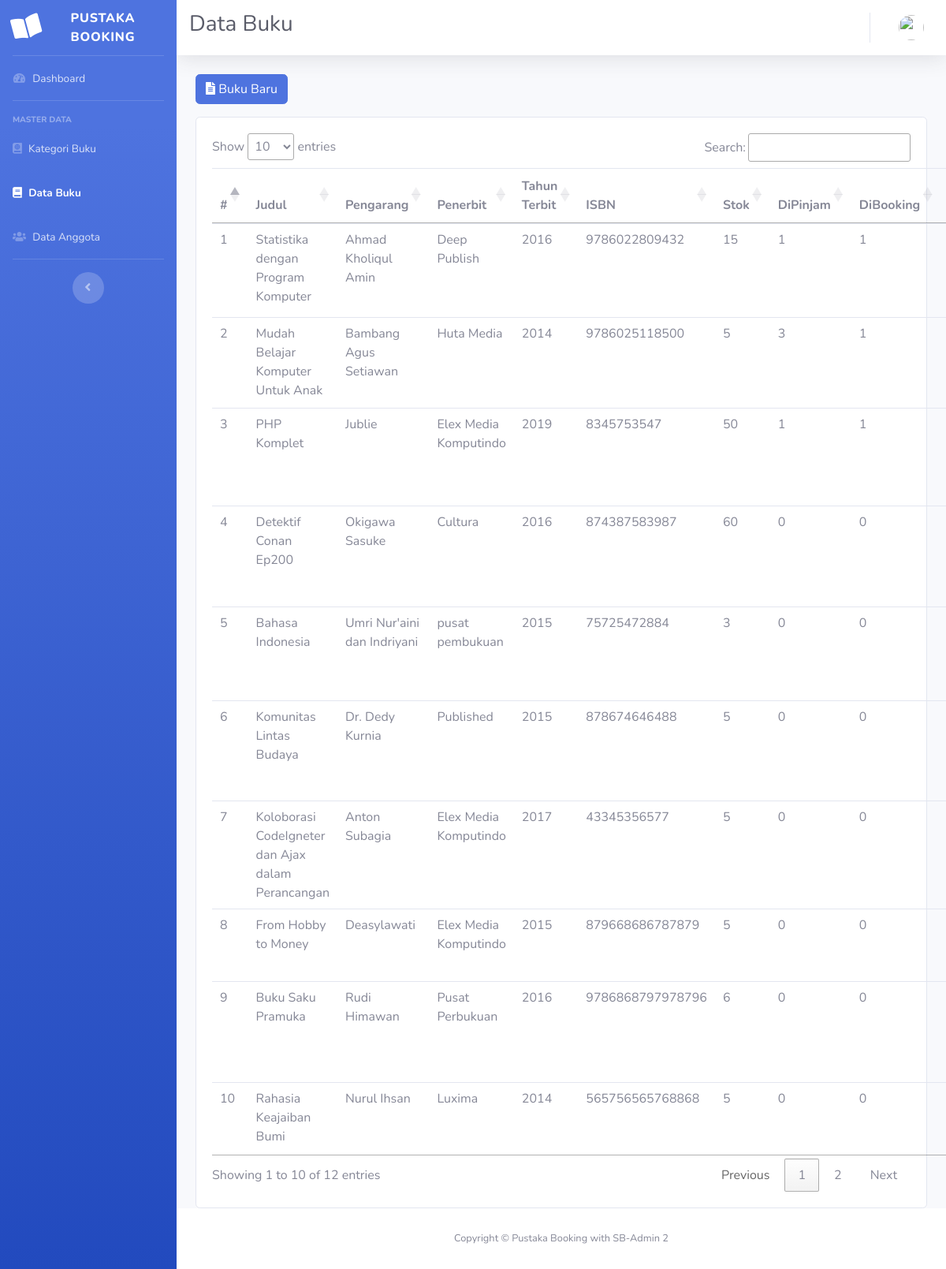
The app's page /index.php/buku with its own data.
### tables this page shows
CREATE TABLE `buku` (
  `id` int(11) NOT NULL,
  `judul_buku` varchar(128) NOT NULL,
  `id_kategori` int(5) NOT NULL,
  `pengarang` varchar(64) NOT NULL,
  `penerbit` varchar(64) NOT NULL,
  `tahun_terbit` year(4) NOT NULL,
  `isbn` varchar(64) NOT NULL,
  `stok` int(11) NOT NULL,
  `dipinjam` int(11) NOT NULL,
  `dibooking` int(11) NOT NULL,
  `image` varchar(256) NOT NULL
);

### application/controllers/Buku.php (called while the page is built, shortened)
<?php
class Buku extends CI_Controller
{
    public function index()
    {
        $data['judul'] = 'Data Buku';
        $data['user'] = $this->ModelUser->cekData(['email' => $this->session->userdata('email')])->row_array();
        $data['buku'] = $this->ModelBuku->getBuku()->result_array();
        $data['kategori'] = $this->ModelBuku->getKategori()->result_array();
        $data['where'] = 'data_buku';
        $this->form_validation->set_rules('judul_buku', 'Judul Buku', 'required|min_length[3]', [
            'required' => 'Judul Buku Harus Diisi', 'min_length' => 'Judul Buku Terlalu Pendek'
        ]);
        $this->form_validation->set_rules('id_kategori', 'Kategori', 'required', [
            'required' => 'Kategori Buku Harus Diisi',
        ]);
        $this->form_validation->set_rules('pengarang', 'Nama Pengarang', 'required|min_length[3]', [
            'required' => 'Nama Pengarang Harus Diisi',
            'min_length' => 'Nama Pengarang Terlalu Pendek'
        ]);
        $this->form_validation->set_rules('penerbit', 'Nama Penerbit', 'required|min_length[3]', [
            'required' => 'Nama Penerbit Harus Diisi',
            'min_length' => 'Nama Penerbit Terlalu Pendek'
        ]);
        $this->form_validation->set_rules('tahun_terbit', 'Tahun Terbit', 'required|min_length[3]', [
            'required' => 'Tahun Terbit Harus Diisi',
            'min_length' => 'Tahun Terbit Terlalu Pendek'
        ]);
        $this->form_validation->set_rules('isbn', 'Nomor ISBN', 'required|min_length[3]', [
            'required' => 'Nomor ISBN Harus Diisi',
            'min_length' => 'Nomor ISBN Terlalu Pendek'
        ]);
        $this->form_validation->set_rules('stok', 'Stok', 'required', [
            'required' => 'Stok Harus Diisi',
        ]);
        $config['upload_path'] = FCPATH . 'assets/img/upload';
        $config['allowed_types'] = 'jpg|png|jpeg';
        $config['max_sizes'] = '5000';
        $config['max_width'] = '2400';
        $config['max_height'] = '2400';
        $config['file_name'] = 'img' . time();
        $this->load->library('upload', $config);
        if ($this->form_validation->run() == false) {
            $this->load->view('template/header', $data);
            $this->load->view('template/sidebar', $data);
            $this->load->view('template/topbar', $data);
            $this->load->view('buku/index', $data);
            $this->load->view('template/footer');
        }
    }
}

### index.php (called while the page is built, shortened)
<?php
require_once BASEPATH.'core/CodeIgniter.php';

### application/models/ModelBuku.php (called while the page is built, shortened)
<?php
class ModelBuku extends CI_Model
{
    public function getBuku()
    {
        return $this->db->get('buku');
    }
}

### application/views/buku/index.php (the view, shortened to what this page needs)
<div class="container-fluid">
    <div class="row">
        <div class="col-lg-12">
            <a href="" class="btn btn-primary mb-3" data-toggle="modal" data-target="#bukuBaruModal"><i class="fas fa-file-alt"></i> Buku Baru</a>
            <div class="card">
                <div class="card-body">
                    <table class="table table-hover" id="tblBuku">
                        <thead>
                            <tr>
                                <th scope="col">#</th>
                                <th scope="col">Judul</th>
                                <th scope="col">Pengarang</th>
                                <th scope="col">Penerbit</th>
                                <th scope="col">Tahun Terbit</th>
                                <th scope="col">ISBN</th>
                                <th scope="col">Stok</th>
                                <th scope="col">DiPinjam</th>
                                <th scope="col">DiBooking</th>
                                <th scope="col">Gambar</th>
                            </tr>
                        </thead>
                        <tbody>
                            <?php
                            $a = 1;
                            foreach ($buku as $b) { ?>
                                <tr>
                                    <td><?= $a++; ?></td>
                                    <td><?= $b['judul_buku']; ?></td>
                                    <td><?= $b['pengarang']; ?></td>
                                    <td><?= $b['penerbit']; ?></td>
                                    <td><?= $b['tahun_terbit']; ?></td>
                                    <td><?= $b['isbn']; ?></td>
                                    <td><?= $b['stok']; ?></td>
                                    <td><?= $b['dipinjam']; ?></td>
                                    <td><?= $b['dibooking']; ?></td>
                                    <td>
                                    </td>
                                </tr>
                            <?php } ?>
                        </tbody>
                    </table>
                </div>
            </div>
        </div>
    </div>
</div>
</div>

### records on screen
buku: judul_buku "Statistika dengan Program Komputer", pengarang "Ahmad Kholiqul Amin", penerbit "Deep Publish", tahun_terbit "2016", isbn "9786022809432", stok "15", dipinjam "1", dibooking "1"
buku: judul_buku "Mudah Belajar Komputer Untuk Anak", pengarang "Bambang Agus Setiawan", penerbit "Huta Media", tahun_terbit "2014", isbn "9786025118500", stok "5", dipinjam "3", dibooking "1"
buku: judul_buku "PHP Komplet", pengarang "Jublie", penerbit "Elex Media Komputindo", tahun_terbit "2019", isbn "8345753547", stok "50", dipinjam "1", dibooking "1"
buku: judul_buku "Detektif Conan Ep200", pengarang "Okigawa Sasuke", penerbit "Cultura", tahun_terbit "2016", isbn "874387583987", stok "60", dipinjam "0", dibooking "0"
buku: judul_buku "Bahasa Indonesia", pengarang "Umri Nur'aini dan Indriyani", penerbit "pusat pembukuan", tahun_terbit "2015", isbn "75725472884", stok "3", dipinjam "0", dibooking "0"
buku: judul_buku "Komunitas Lintas Budaya", pengarang "Dr. Dedy Kurnia", penerbit "Published", tahun_terbit "2015", isbn "878674646488", stok "5", dipinjam "0", dibooking "0"
buku: judul_buku "Koloborasi CodeIgneter dan Ajax dalam Perancangan", pengarang "Anton Subagia", penerbit "Elex Media Komputindo", tahun_terbit "2017", isbn "43345356577", stok "5", dipinjam "0", dibooking "0"
buku: judul_buku "From Hobby to Money", pengarang "Deasylawati", penerbit "Elex Media Komputindo", tahun_terbit "2015", isbn "879668686787879", stok "5", dipinjam "0", dibooking "0"
buku: judul_buku "Buku Saku Pramuka", pengarang "Rudi Himawan", penerbit "Pusat Perbukuan", tahun_terbit "2016", isbn "9786868797978796", stok "6", dipinjam "0", dibooking "0"
buku: judul_buku "Rahasia Keajaiban Bumi", pengarang "Nurul Ihsan", penerbit "Luxima", tahun_terbit "2014", isbn "565756565768868", stok "5", dipinjam "0", dibooking "0"

### other values on screen
$judul "Data Buku"
